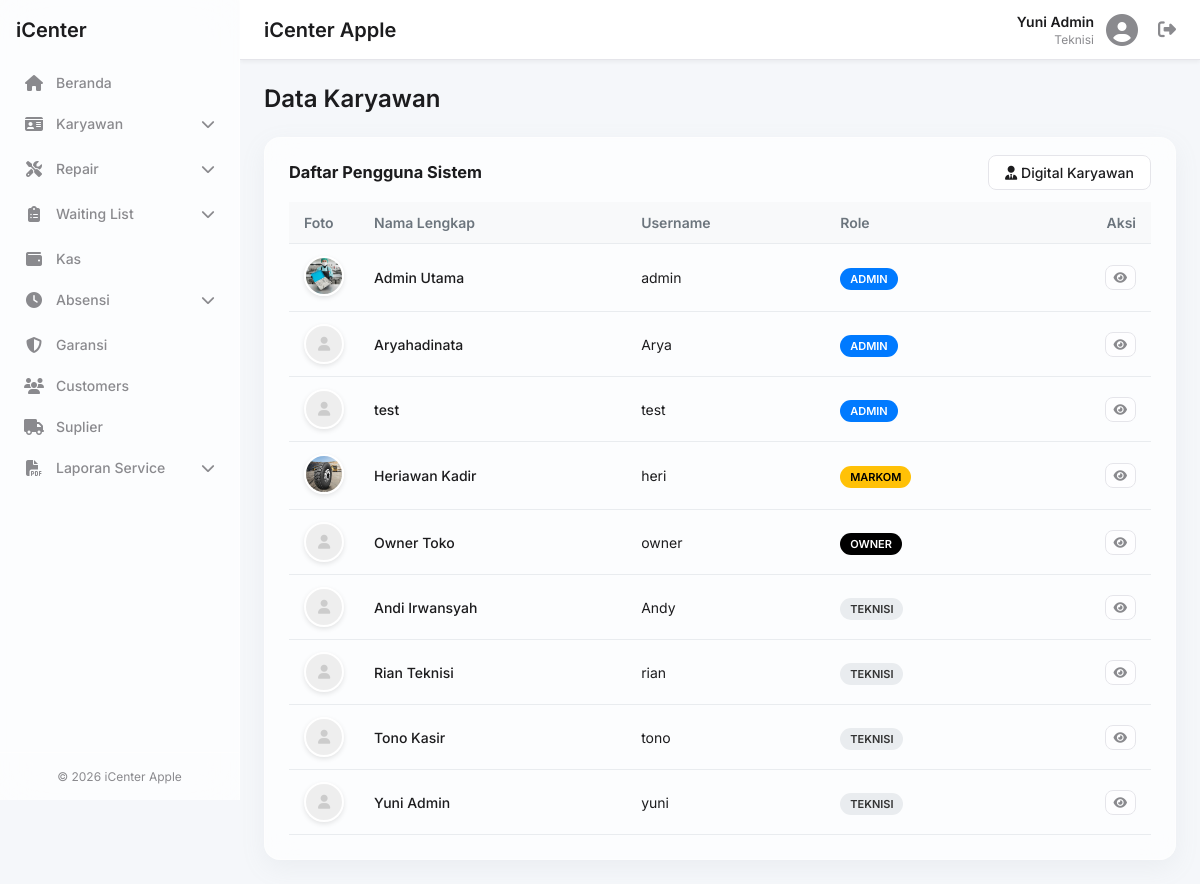
The page /employees.php (signed in) on the database as committed earlier.
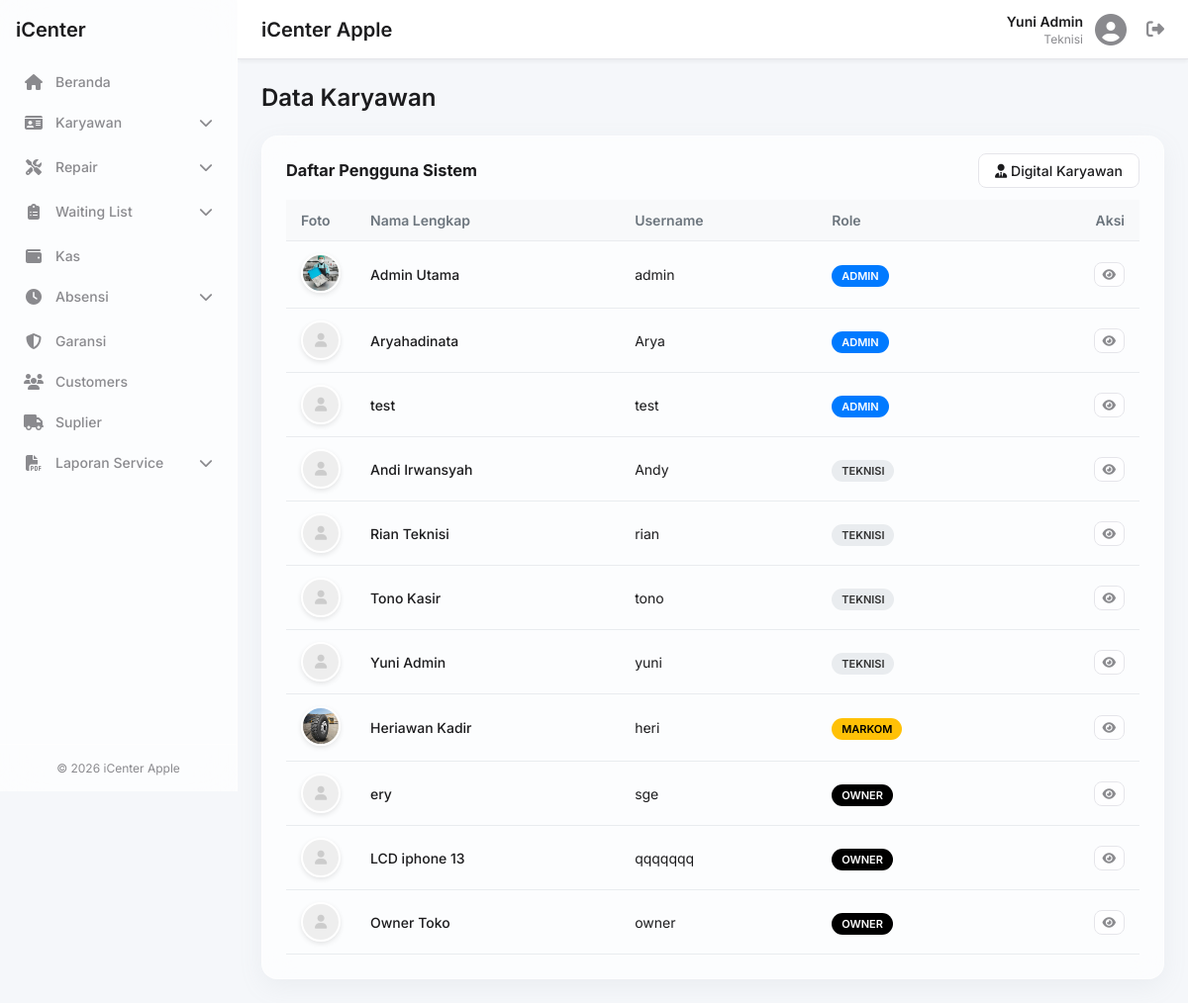
The same page on the database as committed later.
### tables this page shows
CREATE TABLE `users` (
  `id` bigint(20) UNSIGNED NOT NULL,
  `nama` varchar(100) DEFAULT NULL,
  `username` varchar(50) DEFAULT NULL,
  `password` text DEFAULT NULL,
  `role` enum('Admin','Teknisi','Front Desk','Markom','Manager','Owner') NOT NULL,
  `foto` varchar(255) DEFAULT NULL,
  `qr_token` varchar(255) DEFAULT NULL,
  `created_at` timestamp NULL DEFAULT current_timestamp()
);

### employees.php (the view, shortened to what this page needs)
<?php
require_once 'includes/header.php';
$users = [];
$res = $conn->query("SELECT * FROM users ORDER BY role ASC, nama ASC");
while($row = $res->fetch_assoc()) {
    $users[] = $row;
}
?>
<h1 class="page-title">Data Karyawan</h1>
<div class="glass-effect data-table-container">
    <div class="table-header">
        <h3>Daftar Pengguna Sistem</h3>
        <div class="d-flex" style="gap: 10px;">
            <a href="digital_karyawan.php" class="btn btn-secondary"><i class="fas fa-user-tie"></i> Digital Karyawan</a>
        </div>
    </div>
    <table class="data-table">
        <thead>
            <tr>
                <th width="60">Foto</th>
                <th>Nama Lengkap</th>
                <th>Username</th>
                <th>Role</th>
                <th class="text-right">Aksi</th>
            </tr>
        </thead>
        <tbody>
            <?php foreach($users as $u): ?>
            <tr>
                <td>
                    <?php if(!empty($u['foto']) && file_exists($u['foto'])): ?>
                        <img src="<?php echo htmlspecialchars($u['foto']); ?>" class="avatar-small">
                    <?php else: ?>
                        <div class="avatar-small" style="background:#eee; display:flex; align-items:center; justify-content:center; color:#ccc;">
                            <i class="fas fa-user"></i>
                        </div>
                    <?php endif; ?>
                </td>
                <td style="font-weight: 500;"><?php echo htmlspecialchars($u['nama']); ?></td>
                <td><?php echo htmlspecialchars($u['username']); ?></td>
                <td>
                    <span class="role-badge role-<?php echo strtolower($u['role']); ?>">
                        <?php echo ucfirst($u['role']); ?>
                    </span>
                </td>
                <td class="text-right">
                    <button class="btn btn-tertiary btn-sm" onclick="showQR('<?php echo $u['nama']; ?>', '<?php echo $u['qr_token']; ?>')" title="Lihat ID Card">
                        <i class="fas fa-eye"></i>
                    </button>
                </td>
            </tr>
            <?php endforeach; ?>
        </tbody>
    </table>
</div>
<?php require_once 'includes/footer.php'; ?>

Rows that differ between the two databases and show on the page:
changed users "Heriawan Kadir": moves down the list
added users: nama "ery", username "sge", role "OWNER"
added users: nama "LCD iphone 13", username "qqqqqqq", role "OWNER"
changed users "Owner Toko": moves down the list
